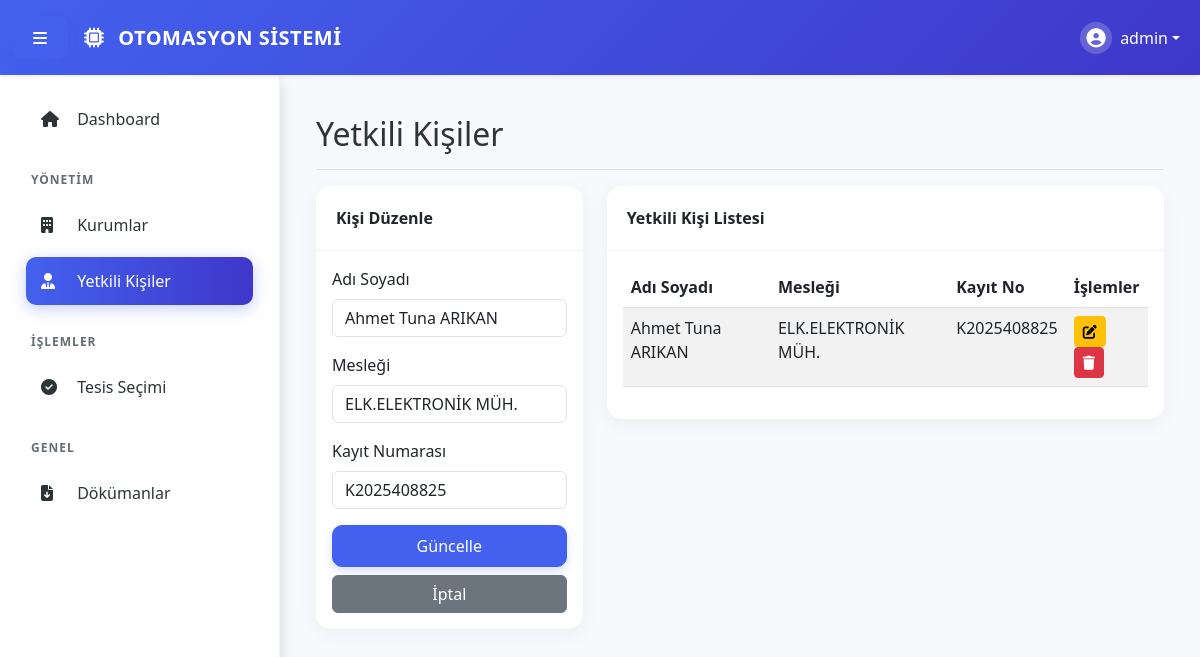
The app's page /pages/yetkili_kisiler.php?edit=1 (signed in) with its own data.
### tables this page shows
CREATE TABLE IF NOT EXISTS authorized_persons (
    id INT AUTO_INCREMENT PRIMARY KEY,
    adi_soyadi VARCHAR(255) NOT NULL,
    meslegi VARCHAR(255),
    kayit_no VARCHAR(100),
    created_at TIMESTAMP DEFAULT CURRENT_TIMESTAMP
);

### htdocs/pages/yetkili_kisiler.php (the view, shortened to what this page needs)
<?php
require_once '../includes/db.php';
$editMode = false;
$person = ['adi_soyadi' => '', 'meslegi' => '', 'kayit_no' => ''];
if (isset($_GET['edit'])) {
    $editMode = true;
    $id = cleanInput($_GET['edit']);
    $stmt = $pdo->prepare("SELECT * FROM authorized_persons WHERE id = ?");
    $stmt->execute([$id]);
    $person = $stmt->fetch();
}
include '../includes/header.php';
?>
<div class="d-flex justify-content-between flex-wrap flex-md-nowrap align-items-center pt-3 pb-2 mb-3 border-bottom">
    <h1 class="h2">Yetkili Kişiler</h1>
</div>
<div class="row">
    <div class="col-md-4">
        <div class="card">
            <div class="card-header">
                <?php echo $editMode ? 'Kişi Düzenle' : 'Yeni Yetkili Ekle'; ?>
            </div>
            <div class="card-body">
                <form method="POST" action="">
                    <div class="mb-3">
                        <label class="form-label">Adı Soyadı</label>
                        <input type="text" class="form-control" name="adi_soyadi"
                            value="<?php echo $person['adi_soyadi']; ?>" required>
                    </div>
                    <div class="mb-3">
                        <label class="form-label">Mesleği</label>
                        <input type="text" class="form-control" name="meslegi" value="<?php echo $person['meslegi']; ?>"
                            required>
                    </div>
                    <div class="mb-3">
                        <label class="form-label">Kayıt Numarası</label>
                        <input type="text" class="form-control" name="kayit_no"
                            value="<?php echo $person['kayit_no']; ?>">
                    </div>
                    <button type="submit" class="btn btn-primary w-100">
                        <?php echo $editMode ? 'Güncelle' : 'Kaydet'; ?>
                    </button>
                    <?php if ($editMode): ?>
                        <a href="yetkili_kisiler.php" class="btn btn-secondary w-100 mt-2">İptal</a>
                    <?php endif; ?>
                </form>
            </div>
        </div>
    </div>
    <div class="col-md-8">
        <div class="card">
            <div class="card-header">Yetkili Kişi Listesi</div>
            <div class="card-body">
                <div class="table-responsive">
                    <table class="table table-striped table-hover">
                        <thead>
                            <tr>
                                <th>Adı Soyadı</th>
                                <th>Mesleği</th>
                                <th>Kayıt No</th>
                                <th>İşlemler</th>
                            </tr>
                        </thead>
                        <tbody>
                            <?php
                            $stmt = $pdo->query("SELECT * FROM authorized_persons ORDER BY adi_soyadi ASC");
                            while ($row = $stmt->fetch()):
                                ?>
                                <tr>
                                    <td>
                                        <?php echo htmlspecialchars($row['adi_soyadi']); ?>
                                    </td>
                                    <td>
                                        <?php echo htmlspecialchars($row['meslegi']); ?>
                                    </td>
                                    <td>
                                        <?php echo htmlspecialchars($row['kayit_no']); ?>
                                    </td>
                                    <td>
                                        <a href="?edit=<?php echo $row['id']; ?>" class="btn btn-sm btn-warning"><i
                                                class="fas fa-edit"></i></a>
                                        <a href="?delete=<?php echo $row['id']; ?>" class="btn btn-sm btn-danger"
                                            onclick="return confirm('Silmek istediğinize emin misiniz?')"><i
                                                class="fas fa-trash"></i></a>
                                    </td>
                                </tr>
                            <?php endwhile; ?>
                        </tbody>
                    </table>
                </div>
            </div>
        </div>
    </div>
</div>
<?php include '../includes/footer.php'; ?>

### htdocs/assets/css/style.css (style rules this page uses)
:root { --primary-color: #4361ee; --secondary-color: #3f37c9; --bg-light: #f8f9fc; --sidebar-bg: #ffffff; --text-main: #2d3436; --text-muted: #636e72; --nav-height: 75px; --sidebar-width: 280px; }
body { font-family: 'Segoe UI', Roboto, Helvetica, Arial, sans-serif; background-color: var(--bg-light); color: var(--text-main); overflow-x: hidden; }
body.logged-in { padding-top: var(--nav-height); }
.card { border: none; border-radius: 15px; box-shadow: 0 5px 20px rgba(0, 0, 0, 0.05); transition: transform 0.3s; }
.card-header { background-color: transparent; border-bottom: 1px solid rgba(0, 0, 0, 0.05); padding: 1.25rem; font-weight: 600; }
.btn-primary { background-color: var(--primary-color); border-color: var(--primary-color); border-radius: 10px; padding: 8px 20px; font-weight: 500; box-shadow: 0 4px 10px rgba(67, 97, 238, 0.2); }

### records on screen
authorized_persons: adi_soyadi "Ahmet Tuna ARIKAN", meslegi "ELK.ELEKTRONİK MÜH.", kayit_no "K2025408825"

### other values on screen
$_SESSION['username'] "admin"
